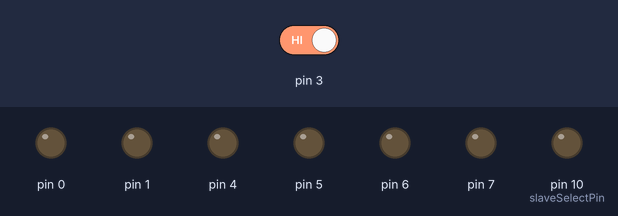
Bench run of a sketch on a simulated Arduino Uno, built with avr-gcc and run on an emulated ATmega328P. On the bench: output pins drawn as LEDs (lit = HIGH). The inputs (shaded band) are chosen by the test bench; at power-on: pin 3 HIGH.

Above: at 1.2 s.
1.3 s: pin 3 driven LOW
At 2.0 s:
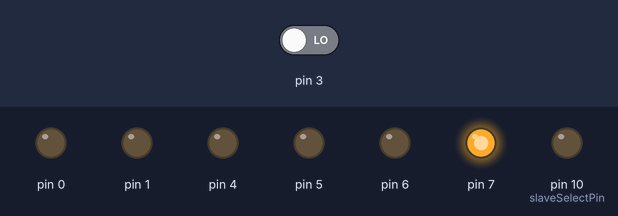
Timing chart, 0 to 4.3 s (numbered marks = the images above; inputs shaded):
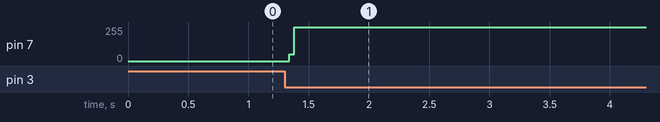

The sketch:

SPI_LED_tank.ino
```cpp
//#define COUNTER
#define FLICKER

// include the SPI library:
#include <SPI.h>

// set pin 10 as the slave select for the digital pot:
  const int slaveSelectPin = 10;

struct fin { byte lsb,msb; };

const static fin data[] =
{
  {0x00,0x00}, // 0
  {0x00,0x00}, // 1
  {0x00,0x00}, // 2
  {0x00,0x00}, // 3
  {0x00,0x00}, // 4
  {0x00,0x00}, // 5
  {0x00,0x00}, // 6
  {0x00,0x00}, // 7
  {0x00,0x00}, // 8
  {0x00,0x00}, // 9
  {0x00,0x00}, // 10
  {0x00,0x00}, // 11
  {0x00,0x00}, // 12
  {0x00,0x00}, // 13
  {0x00,0x00}, // 14
  {0x00,0x00}, // 15
  {0x00,0x00}, // 16
  {0x00,0x00}, // 17
  {0x00,0x00}, // 18
  {0x00,0x00}, // 19
  {0x00,0x00}, // 20
  {0x00,0x00}, // 21
  {0x00,0x00}, // 22
  {0x00,0x00}, // 23
  {0x00,0x00}, // 24
  {0x00,0x00}, // 25
  {0x00,0x00}, // 26
  {0x00,0x00}, // 27
  {0x00,0x00}, // 28
  {0x00,0x00}, // 29
  {0x00,0x00}, // 30
  {0x00,0x00}, // 31
  {0x00,0x00}, // 32
  {0x00,0x00}, // 33
  {0x00,0x00}, // 34
  {0x00,0x00}, // 35
  {0x00,0x00}, // 36
  {0x00,0x00}, // 37
  {0x00,0x00}, // 38
  {0x00,0x00}, // 39
  {0x00,0x00}, // 40
  {0x00,0x00}, // 41
  {0x00,0x00}, // 42
  {0x00,0x00}, // 43
  {0x00,0x00}, // 44
  {0x00,0x00}, // 45
  {0x00,0x00}, // 46
  {0x00,0x00}, // 47
  {0x00,0x00}, // 48
  {0x00,0x00}, // 49
  {0x00,0x00}, // 50
  {0x00,0x00}, // 51
  {0x00,0x00}, // 52
  {0x00,0x00}, // 53
  {0x00,0x00}, // 54
  {0x00,0x00}, // 55
  {0x00,0x00}, // 56
  {0x00,0x00}, // 57
  {0x00,0x00}, // 58
  {0x00,0x00}, // 59
  {0x00,0x00}, // 60
  {0x00,0x00}, // 61
  {0x00,0x00}, // 62
  {0x00,0x00}, // 63
  {0x00,0x00}, // 64
  {0x00,0x00}, // 65
  {0x00,0x00}, // 66
  {0x00,0x00}, // 67
  {0x00,0x00}, // 68
  {0x00,0x00}, // 69
  {0x00,0x00}, // 70
  {0x00,0x00}, // 71
  {0x00,0x00}, // 72
  {0x00,0x00}, // 73
  {0x00,0x00}, // 74
  {0x00,0x00}, // 75
  {0x00,0x00}, // 76
  {0x00,0x00}, // 77
  {0x00,0x00}, // 78
  {0x00,0x00}, // 79
  {0x00,0x00}, // 80
  {0x00,0x00}, // 81
  {0x00,0x00}, // 82
  {0x00,0x00}, // 83
  {0x00,0x00}, // 84
  {0x00,0x00}, // 85
  {0x00,0x00}, // 86
  {0x00,0x00}, // 87
  {0x00,0x00}, // 88
  {0x00,0x00}, // 89
  {0x00,0x00}, // 90
  {0x00,0x00}, // 91
  {0x00,0x00}, // 92
  {0x00,0x00}, // 93
  {0x00,0x00}, // 94
  {0x00,0x00}, // 95
  {0x00,0x00}, // 96
  {0x00,0x00}, // 97
  {0x00,0x00}, // 98
  {0x00,0x00}, // 99
  {0x00,0x00}, // 100
  {0x00,0x00}, // 101
  {0x00,0x00}, // 102
  {0x00,0x00}, // 103
  {0x00,0x00}, // 104
  {0x00,0x00}, // 105
  {0x00,0x00}, // 106
  {0x00,0x00}, // 107
  {0x00,0x00}, // 108
  {0x00,0x00}, // 109
  {0x00,0x00}, // 110
  {0x00,0x00}, // 111
  {0x00,0x00}, // 112
  {0x00,0x00}, // 113
  {0x00,0x00}, // 114
  {0x00,0x00}, // 115
  {0x00,0x00}, // 116
  {0x00,0x00}, // 117
  {0x00,0x00}, // 118
  {0x00,0x00}, // 119
  {0x00,0x00}, // 120
  {0x00,0x00}, // 121
  {0x00,0x00}, // 122
  {0x00,0x00}, // 123
  {0x00,0x00}, // 124
  {0x00,0x00}, // 125
  {0x00,0x00}, // 126
  {0x00,0x00}, // 127
  {0x00,0x00}, // 128
  {0x00,0x00}, // 129
  {0x00,0x00}, // 130
  {0x00,0x00}, // 131
  {0x00,0x00}, // 132
  {0x00,0x00}, // 133
  {0x00,0x00}, // 134
  {0x00,0x00}, // 135
  {0x00,0x00}, // 136
  {0x00,0x00}, // 137
  {0x00,0x00}, // 138
  {0x00,0x00}, // 139
  {0x00,0x00}, // 140
  {0x00,0x00}, // 141
  {0x00,0x00}, // 142
  {0x00,0x00}, // 143
  {0x00,0x00}, // 144
  {0x00,0x00}, // 145
  {0x00,0x00}, // 146
  {0x00,0x00}, // 147
  {0x00,0x00}, // 148
  {0x00,0x00}, // 149
  {0x00,0x00}, // 150
  {0x00,0x00}, // 151
  {0x00,0x00}, // 152
  {0x00,0x00}, // 153
  {0x00,0x00}, // 154
  {0x00,0x00}, // 155
  {0x00,0x00}, // 156
  {0x00,0x00}, // 157
  {0x00,0x00}, // 158
  {0x00,0x00}, // 159
  {0x00,0x00}, // 160
  {0x00,0x00}, // 161
  {0x00,0x00}, // 162
  {0x00,0x00}, // 163
  {0x00,0x00}, // 164
  {0x00,0x00}, // 165
  {0x00,0x00}, // 166
  {0x00,0x00}, // 167
  {0x00,0x00}, // 168
  {0x00,0x00}, // 169
  {0x00,0x00}, // 170
  {0x06,0x00}, // 171
  {0x06,0x00}, // 172
  {0x09,0x00}, // 173
  {0x09,0x00}, // 174
  {0x09,0x00}, // 175
  {0x09,0x00}, // 176
  {0x09,0x00}, // 177
  {0x19,0x00}, // 178
  {0x29,0x00}, // 179
  {0x29,0x00}, // 180
  {0x49,0x00}, // 181
  {0x49,0x00}, // 182
  {0x49,0x00}, // 183
  {0x49,0x00}, // 184
  {0x49,0x00}, // 185
  {0x69,0x00}, // 186
  {0x39,0x00}, // 187
  {0x29,0x00}, // 188
  {0x29,0x00}, // 189
  {0x29,0x00}, // 190
  {0x29,0x00}, // 191
  {0x2A,0x00}, // 192
  {0x2C,0x00}, // 193
  {0x20,0x00}, // 194
  {0x20,0x00}, // 195
  {0x20,0x00}, // 196
  {0x20,0x00}, // 197
  {0x70,0x00}, // 198
  {0x70,0x00}, // 199
  {0x20,0x00}, // 200
  {0x00,0x00}, // 201
  {0x00,0x00}, // 202
  {0x00,0x00}, // 203
  {0x00,0x00}, // 204
  {0x00,0x00}, // 205
  {0x00,0x00}, // 206
  {0x00,0x00}, // 207
  {0x00,0x00}, // 208
  {0x00,0x00}, // 209
  {0x00,0x00}, // 210
  {0x00,0x00}, // 211
  {0x00,0x00}, // 212
  {0x00,0x00}, // 213
  {0x00,0x00}, // 214
  {0x00,0x00}, // 215
  {0x00,0x00}, // 216
  {0x00,0x00}, // 217
  {0x00,0x00}, // 218
  {0x00,0x00}, // 219
  {0x00,0x00}, // 220
  {0x00,0x00}, // 221
  {0x00,0x00}, // 222
  {0x00,0x00}, // 223
  {0x00,0x00}, // 224
  {0x00,0x00}, // 225
  {0x00,0x00}, // 226
  {0x00,0x00}, // 227
  {0x00,0x00}, // 228
  {0x00,0x00}, // 229
  {0x00,0x00}, // 230
  {0x00,0x00}, // 231
  {0x00,0x00}, // 232
  {0x00,0x00}, // 233
  {0x00,0x00}, // 234
  {0x00,0x00}, // 235
  {0x00,0x00}, // 236
  {0x00,0x00}, // 237
  {0x00,0x00}, // 238
  {0x00,0x00}, // 239
  {0x00,0x00}, // 240
  {0x00,0x00}, // 241
  {0x00,0x00}, // 242
  {0x00,0x00}, // 243
  {0x00,0x00}, // 244
  {0x00,0x00}, // 245
  {0x00,0x00}, // 246
  {0x00,0x00}, // 247
  {0x00,0x00}, // 248
  {0x00,0x00}, // 249
  {0x00,0x00}, // 250
  {0x00,0x00}, // 251
  {0x00,0x00}, // 252
  {0x00,0x00}, // 253
  {0x00,0x00}, // 254
  {0x00,0x00}, // 255
};

unsigned i = 0;
unsigned j = 0;
const static fin bullet[] = {{0x20},{0x00}};

void setup() {
  // initialize Pins
  pinMode (slaveSelectPin, OUTPUT);
  attachInterrupt(1,timing,FALLING);
  DDRD = 0xF3;
  // initialize SPI:
  SPI.begin();
  SPI.setClockDivider(SPI_CLOCK_DIV2);
  SPI.setBitOrder(LSBFIRST);
}

void loop() {

}

void timing(){
   //Runs when falling edge from Schmitt Trigger is seen
   for (i=0; i<256; ++i) {
     if(i!=j){LEDWrite(data[i]);}
     else{LEDWrite(bullet[0]);}
   }
   if(j<171){++j;}
   else if(j==171){j=201;}
   else if(j<256){++j;}
   else{j=0;}
}

void LEDWrite( struct fin dat ) {
  PORTD = 0b00000000;
  SPI.transfer(dat.msb);
  SPI.transfer(dat.lsb);
  delayMicroseconds(122);
  PORTD = 0b10000000;
}
```

Measured:
- after the input at 1.3 s, pin 7: 0/255 → 255/255 at once
